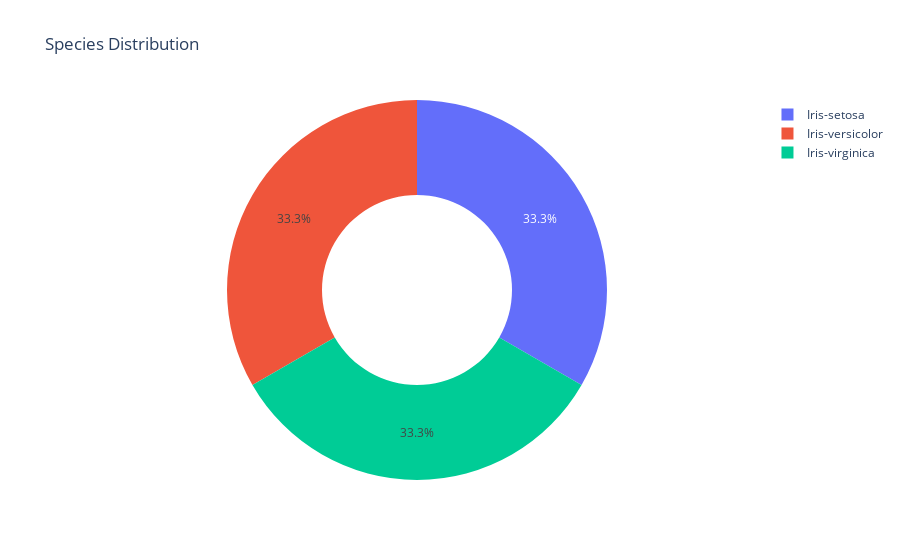

Notebook cell for this chart:
### Code cell
fig = px.pie(values=species['count'], names=['Iris-setosa','Iris-versicolor','Iris-virginica'], 
             title='Species Distribution', hole=0.5)

fig.show()

### Figure 1 — Plotly figure (JSON) as saved in the notebook; plotly's stock layout.template omitted (floating-point values rounded to 4 significant figures)
{"data": [{"domain": {"x": [0, 1], "y": [0, 1]}, "hole": 0.5, "hovertemplate": "label=%{label}<br>value=%{value}<extra></extra>", "labels": ["Iris-setosa", "Iris-versicolor", "Iris-virginica"], "legendgroup": "", "name": "", "showlegend": true, "type": "pie", "values": [50, 50, 50]}], "layout": {"autosize": true, "legend": {"tracegroupgap": 0}, "title": {"text": "Species Distribution"}}}
